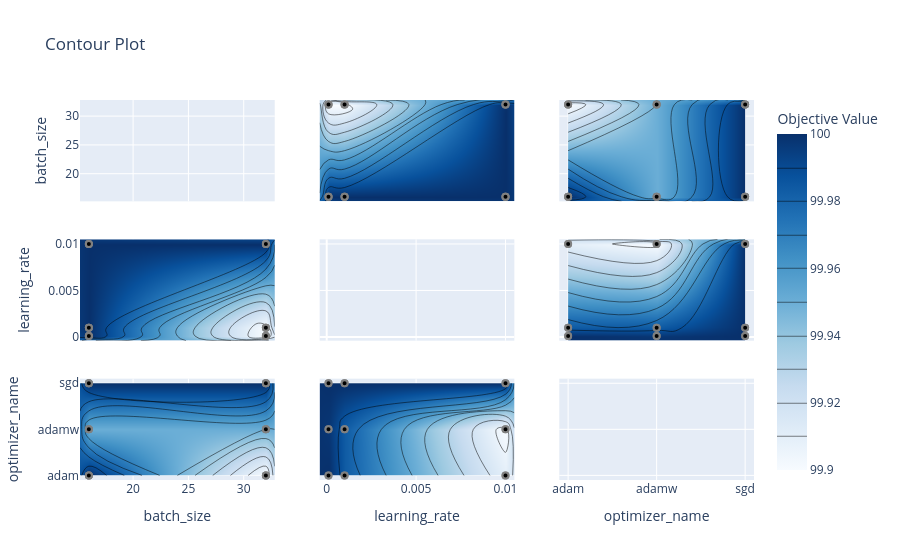

The notebook cell this image was saved under:
### Code cell
plot_contour(study=study)

### Figure 1 — Plotly figure (JSON) as saved in the notebook; plotly's stock layout.template omitted (floating-point values rounded to 4 significant figures)
{"data": [{"type": "scatter", "xaxis": "x", "yaxis": "y"}, {"colorbar": {"title": {"text": "Objective Value"}}, "colorscale": [[0, "rgb(247,251,255)"], [0.125, "rgb(222,235,247)"], [0.25, "rgb(198,219,239)"], [0.375, "rgb(158,202,225)"], [0.5, "rgb(107,174,214)"], [0.625, "rgb(66,146,198)"], [0.75, "rgb(33,113,181)"], [0.875, "rgb(8,81,156)"], [1, "rgb(8,48,107)"]], "connectgaps": true, "contours": {"coloring": "heatmap"}, "hoverinfo": "none", "line": {"smoothing": 1.3}, "reversescale": false, "showscale": true, "type": "contour", "x": [15.2, 16, 32, 32.8], "xaxis": "x4", "y": [-0.000395, 0.0001, 0.001, 0.01, 0.0105], "yaxis": "y4", "z": [[NaN, NaN, NaN, NaN], [NaN, 100.0, 99.9, NaN], [NaN, 100.0, 99.9, NaN], [NaN, 100.0, 100.0, NaN], [NaN, NaN, NaN, NaN]]}, {"marker": {"color": "black", "line": {"color": "Gray", "width": 2}}, "mode": "markers", "name": "Feasible Trial", "showlegend": false, "type": "scatter", "x": [16, 16, 16, 16, 16, 32, 32, 32, 32, 16, 32, 32, 16, 32, 16, 32, 32, 16], "xaxis": "x4", "y": [0.0001, 0.0001, 0.01, 0.001, 0.001, 0.001, 0.01, 0.01, 0.0001, 0.0001, 0.0001, 0.01, 0.001, 0.001, 0.01, 0.0001, 0.001, 0.01], "yaxis": "y4"}, {"colorbar": {"title": {"text": "Objective Value"}}, "colorscale": [[0, "rgb(247,251,255)"], [0.125, "rgb(222,235,247)"], [0.25, "rgb(198,219,239)"], [0.375, "rgb(158,202,225)"], [0.5, "rgb(107,174,214)"], [0.625, "rgb(66,146,198)"], [0.75, "rgb(33,113,181)"], [0.875, "rgb(8,81,156)"], [1, "rgb(8,48,107)"]], "connectgaps": true, "contours": {"coloring": "heatmap"}, "hoverinfo": "none", "line": {"smoothing": 1.3}, "reversescale": false, "showscale": false, "type": "contour", "x": [15.2, 16, 32, 32.8], "xaxis": "x7", "y": ["adam", "adamw", "sgd"], "yaxis": "y7", "z": [[NaN, 100.0, 99.8, NaN], [NaN, 99.9, 99.9, NaN], [NaN, 100.0, 100.0, NaN]]}, {"marker": {"color": "black", "line": {"color": "Gray", "width": 2}}, "mode": "markers", "name": "Feasible Trial", "showlegend": false, "type": "scatter", "x": [16, 16, 16, 16, 16, 32, 32, 32, 32, 16, 32, 32, 16, 32, 16, 32, 32, 16], "xaxis": "x7", "y": ["adam", "sgd", "adamw", "adamw", "adam", "sgd", "sgd", "adam", "adamw", "adamw", "adam", "adamw", "sgd", "adam", "sgd", "sgd", "adamw", "adam"], "yaxis": "y7"}, {"colorbar": {"title": {"text": "Objective Value"}}, "colorscale": [[0, "rgb(247,251,255)"], [0.125, "rgb(222,235,247)"], [0.25, "rgb(198,219,239)"], [0.375, "rgb(158,202,225)"], [0.5, "rgb(107,174,214)"], [0.625, "rgb(66,146,198)"], [0.75, "rgb(33,113,181)"], [0.875, "rgb(8,81,156)"], [1, "rgb(8,48,107)"]], "connectgaps": true, "contours": {"coloring": "heatmap"}, "hoverinfo": "none", "line": {"smoothing": 1.3}, "reversescale": false, "showscale": false, "type": "contour", "x": [-0.000395, 0.0001, 0.001, 0.01, 0.0105], "xaxis": "x2", "y": [15.2, 16, 32, 32.8], "yaxis": "y2", "z": [[NaN, NaN, NaN, NaN, NaN], [NaN, 100.0, 100.0, 100.0, NaN], [NaN, 99.9, 99.9, 100.0, NaN], [NaN, NaN, NaN, NaN, NaN]]}, {"marker": {"color": "black", "line": {"color": "Gray", "width": 2}}, "mode": "markers", "name": "Feasible Trial", "showlegend": false, "type": "scatter", "x": [0.0001, 0.0001, 0.01, 0.001, 0.001, 0.001, 0.01, 0.01, 0.0001, 0.0001, 0.0001, 0.01, 0.001, 0.001, 0.01, 0.0001, 0.001, 0.01], "xaxis": "x2", "y": [16, 16, 16, 16, 16, 32, 32, 32, 32, 16, 32, 32, 16, 32, 16, 32, 32, 16], "yaxis": "y2"}, {"type": "scatter", "xaxis": "x5", "yaxis": "y5"}, {"colorbar": {"title": {"text": "Objective Value"}}, "colorscale": [[0, "rgb(247,251,255)"], [0.125, "rgb(222,235,247)"], [0.25, "rgb(198,219,239)"], [0.375, "rgb(158,202,225)"], [0.5, "rgb(107,174,214)"], [0.625, "rgb(66,146,198)"], [0.75, "rgb(33,113,181)"], [0.875, "rgb(8,81,156)"], [1, "rgb(8,48,107)"]], "connectgaps": true, "contours": {"coloring": "heatmap"}, "hoverinfo": "none", "line": {"smoothing": 1.3}, "reversescale": false, "showscale": false, "type": "contour", "x": [-0.000395, 0.0001, 0.001, 0.01, 0.0105], "xaxis": "x8", "y": ["adam", "adamw", "sgd"], "yaxis": "y8", "z": [[NaN, 100.0, 99.3, 96.2, NaN], [NaN, 99.9, 99.3, 95.8, NaN], [NaN, 100.0, 100.0, 100.0, NaN]]}, {"marker": {"color": "black", "line": {"color": "Gray", "width": 2}}, "mode": "markers", "name": "Feasible Trial", "showlegend": false, "type": "scatter", "x": [0.0001, 0.0001, 0.01, 0.001, 0.001, 0.001, 0.01, 0.01, 0.0001, 0.0001, 0.0001, 0.01, 0.001, 0.001, 0.01, 0.0001, 0.001, 0.01], "xaxis": "x8", "y": ["adam", "sgd", "adamw", "adamw", "adam", "sgd", "sgd", "adam", "adamw", "adamw", "adam", "adamw", "sgd", "adam", "sgd", "sgd", "adamw", "adam"], "yaxis": "y8"}, {"colorbar": {"title": {"text": "Objective Value"}}, "colorscale": [[0, "rgb(247,251,255)"], [0.125, "rgb(222,235,247)"], [0.25, "rgb(198,219,239)"], [0.375, "rgb(158,202,225)"], [0.5, "rgb(107,174,214)"], [0.625, "rgb(66,146,198)"], [0.75, "rgb(33,113,181)"], [0.875, "rgb(8,81,156)"], [1, "rgb(8,48,107)"]], "connectgaps": true, "contours": {"coloring": "heatmap"}, "hoverinfo": "none", "line": {"smoothing": 1.3}, "reversescale": false, "showscale": false, "type": "contour", "x": ["adam", "adamw", "sgd"], "xaxis": "x3", "y": [15.2, 16, 32, 32.8], "yaxis": "y3", "z": [[NaN, NaN, NaN], [100.0, 99.9, 100.0], [99.8, 99.9, 100.0], [NaN, NaN, NaN]]}, {"marker": {"color": "black", "line": {"color": "Gray", "width": 2}}, "mode": "markers", "name": "Feasible Trial", "showlegend": false, "type": "scatter", "x": ["adam", "sgd", "adamw", "adamw", "adam", "sgd", "sgd", "adam", "adamw", "adamw", "adam", "adamw", "sgd", "adam", "sgd", "sgd", "adamw", "adam"], "xaxis": "x3", "y": [16, 16, 16, 16, 16, 32, 32, 32, 32, 16, 32, 32, 16, 32, 16, 32, 32, 16], "yaxis": "y3"}, {"colorbar": {"title": {"text": "Objective Value"}}, "colorscale": [[0, "rgb(247,251,255)"], [0.125, "rgb(222,235,247)"], [0.25, "rgb(198,219,239)"], [0.375, "rgb(158,202,225)"], [0.5, "rgb(107,174,214)"], [0.625, "rgb(66,146,198)"], [0.75, "rgb(33,113,181)"], [0.875, "rgb(8,81,156)"], [1, "rgb(8,48,107)"]], "connectgaps": true, "contours": {"coloring": "heatmap"}, "hoverinfo": "none", "line": {"smoothing": 1.3}, "reversescale": false, "showscale": false, "type": "contour", "x": ["adam", "adamw", "sgd"], "xaxis": "x6", "y": [-0.000395, 0.0001, 0.001, 0.01, 0.0105], "yaxis": "y6", "z": [[NaN, NaN, NaN], [100.0, 99.9, 100.0], [99.3, 99.3, 100.0], [96.2, 95.8, 100.0], [NaN, NaN, NaN]]}, {"marker": {"color": "black", "line": {"color": "Gray", "width": 2}}, "mode": "markers", "name": "Feasible Trial", "showlegend": false, "type": "scatter", "x": ["adam", "sgd", "adamw", "adamw", "adam", "sgd", "sgd", "adam", "adamw", "adamw", "adam", "adamw", "sgd", "adam", "sgd", "sgd", "adamw", "adam"], "xaxis": "x6", "y": [0.0001, 0.0001, 0.01, 0.001, 0.001, 0.001, 0.01, 0.01, 0.0001, 0.0001, 0.0001, 0.01, 0.001, 0.001, 0.01, 0.0001, 0.001, 0.01], "yaxis": "y6"}, {"type": "scatter", "xaxis": "x9", "yaxis": "y9"}], "layout": {"title": {"text": "Contour Plot"}, "xaxis": {"anchor": "y", "domain": [0, 0.2889], "matches": "x7", "range": [15.2, 32.8], "showticklabels": false}, "xaxis2": {"anchor": "y2", "domain": [0.3556, 0.6444], "matches": "x8", "range": [-0.000395, 0.0105], "showticklabels": false}, "xaxis3": {"anchor": "y3", "domain": [0.7111, 1], "matches": "x9", "range": [-0.1, 2.1], "showticklabels": false, "type": "category"}, "xaxis4": {"anchor": "y4", "domain": [0, 0.2889], "matches": "x7", "range": [15.2, 32.8], "showticklabels": false}, "xaxis5": {"anchor": "y5", "domain": [0.3556, 0.6444], "matches": "x8", "range": [-0.000395, 0.0105], "showticklabels": false}, "xaxis6": {"anchor": "y6", "domain": [0.7111, 1], "matches": "x9", "range": [-0.1, 2.1], "showticklabels": false, "type": "category"}, "xaxis7": {"anchor": "y7", "domain": [0, 0.2889], "range": [15.2, 32.8], "title": {"text": "batch_size"}}, "xaxis8": {"anchor": "y8", "domain": [0.3556, 0.6444], "range": [-0.000395, 0.0105], "title": {"text": "learning_rate"}}, "xaxis9": {"anchor": "y9", "domain": [0.7111, 1], "range": [-0.1, 2.1], "title": {"text": "optimizer_name"}, "type": "category"}, "yaxis": {"anchor": "x", "domain": [0.7333, 1], "range": [15.2, 32.8], "title": {"text": "batch_size"}}, "yaxis2": {"anchor": "x2", "domain": [0.7333, 1], "matches": "y", "range": [15.2, 32.8], "showticklabels": false}, "yaxis3": {"anchor": "x3", "domain": [0.7333, 1], "matches": "y", "range": [15.2, 32.8], "showticklabels": false}, "yaxis4": {"anchor": "x4", "domain": [0.3667, 0.6333], "range": [-0.000395, 0.0105], "title": {"text": "learning_rate"}}, "yaxis5": {"anchor": "x5", "domain": [0.3667, 0.6333], "matches": "y4", "range": [-0.000395, 0.0105], "showticklabels": false}, "yaxis6": {"anchor": "x6", "domain": [0.3667, 0.6333], "matches": "y4", "range": [-0.000395, 0.0105], "showticklabels": false}, "yaxis7": {"anchor": "x7", "domain": [0, 0.2667], "range": [-0.1, 2.1], "title": {"text": "optimizer_name"}, "type": "category"}, "yaxis8": {"anchor": "x8", "domain": [0, 0.2667], "matches": "y7", "range": [-0.1, 2.1], "showticklabels": false, "type": "category"}, "yaxis9": {"anchor": "x9", "domain": [0, 0.2667], "matches": "y7", "range": [-0.1, 2.1], "showticklabels": false, "type": "category"}}}
